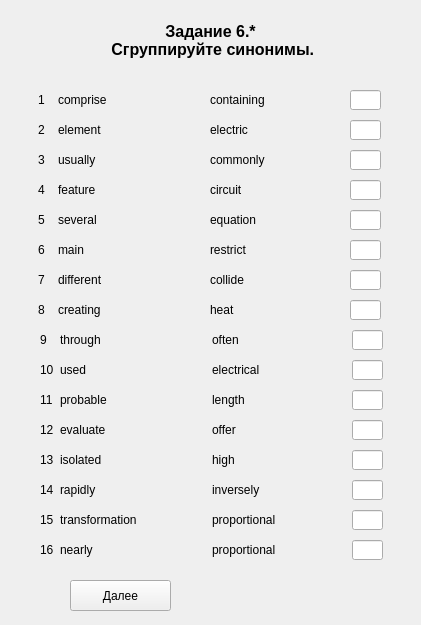
<?xml version="1.0" encoding="UTF-8"?>
<ui version="4.0">
 <class>Zadanie6_part1_var1</class>
 <widget class="QWidget" name="Zadanie6_part1_var1">
  <property name="geometry">
   <rect>
    <x>0</x>
    <y>0</y>
    <width>421</width>
    <height>625</height>
   </rect>
  </property>
  <property name="windowTitle">
   <string>Form</string>
  </property>
  <widget class="QLabel" name="label_title">
   <property name="geometry">
    <rect>
     <x>20</x>
     <y>20</y>
     <width>381</width>
     <height>41</height>
    </rect>
   </property>
   <property name="font">
    <font>
     <pointsize>12</pointsize>
     <weight>75</weight>
     <bold>true</bold>
     <strikeout>false</strikeout>
    </font>
   </property>
   <property name="cursor">
    <cursorShape>ArrowCursor</cursorShape>
   </property>
   <property name="text">
    <string>Задание 6.*
 Сгруппируйте синонимы.</string>
   </property>
   <property name="textFormat">
    <enum>Qt::AutoText</enum>
   </property>
   <property name="alignment">
    <set>Qt::AlignCenter</set>
   </property>
  </widget>
  <widget class="QLineEdit" name="lineEdit_answer_12">
   <property name="geometry">
    <rect>
     <x>352</x>
     <y>420</y>
     <width>31</width>
     <height>20</height>
    </rect>
   </property>
  </widget>
  <widget class="QLabel" name="label_number_11">
   <property name="geometry">
    <rect>
     <x>40</x>
     <y>390</y>
     <width>16</width>
     <height>20</height>
    </rect>
   </property>
   <property name="text">
    <string>11</string>
   </property>
  </widget>
  <widget class="QLabel" name="label_word_5">
   <property name="geometry">
    <rect>
     <x>58</x>
     <y>210</y>
     <width>81</width>
     <height>20</height>
    </rect>
   </property>
   <property name="text">
    <string>several</string>
   </property>
  </widget>
  <widget class="QLineEdit" name="lineEdit_answer_10">
   <property name="geometry">
    <rect>
     <x>352</x>
     <y>360</y>
     <width>31</width>
     <height>20</height>
    </rect>
   </property>
  </widget>
  <widget class="QLabel" name="label_number_8">
   <property name="geometry">
    <rect>
     <x>38</x>
     <y>300</y>
     <width>16</width>
     <height>20</height>
    </rect>
   </property>
   <property name="text">
    <string>8</string>
   </property>
  </widget>
  <widget class="QLineEdit" name="lineEdit_answer_3">
   <property name="geometry">
    <rect>
     <x>350</x>
     <y>150</y>
     <width>31</width>
     <height>20</height>
    </rect>
   </property>
  </widget>
  <widget class="QPushButton" name="pushButton_answer">
   <property name="geometry">
    <rect>
     <x>70</x>
     <y>580</y>
     <width>101</width>
     <height>31</height>
    </rect>
   </property>
   <property name="text">
    <string>Далее</string>
   </property>
  </widget>
  <widget class="QLabel" name="label_number_15">
   <property name="geometry">
    <rect>
     <x>40</x>
     <y>510</y>
     <width>16</width>
     <height>20</height>
    </rect>
   </property>
   <property name="text">
    <string>15</string>
   </property>
  </widget>
  <widget class="QLineEdit" name="lineEdit_answer_11">
   <property name="geometry">
    <rect>
     <x>352</x>
     <y>390</y>
     <width>31</width>
     <height>20</height>
    </rect>
   </property>
  </widget>
  <widget class="QLabel" name="label_number_10">
   <property name="geometry">
    <rect>
     <x>40</x>
     <y>360</y>
     <width>16</width>
     <height>20</height>
    </rect>
   </property>
   <property name="text">
    <string>10</string>
   </property>
  </widget>
  <widget class="QLabel" name="label_word_9">
   <property name="geometry">
    <rect>
     <x>60</x>
     <y>330</y>
     <width>81</width>
     <height>20</height>
    </rect>
   </property>
   <property name="text">
    <string>through</string>
   </property>
  </widget>
  <widget class="QLabel" name="label_number_1">
   <property name="geometry">
    <rect>
     <x>38</x>
     <y>90</y>
     <width>16</width>
     <height>20</height>
    </rect>
   </property>
   <property name="text">
    <string>1</string>
   </property>
  </widget>
  <widget class="QLineEdit" name="lineEdit_answer_6">
   <property name="geometry">
    <rect>
     <x>350</x>
     <y>240</y>
     <width>31</width>
     <height>20</height>
    </rect>
   </property>
  </widget>
  <widget class="QLabel" name="label_number_12">
   <property name="geometry">
    <rect>
     <x>40</x>
     <y>420</y>
     <width>16</width>
     <height>20</height>
    </rect>
   </property>
   <property name="text">
    <string>12</string>
   </property>
  </widget>
  <widget class="QLabel" name="label_word_14">
   <property name="geometry">
    <rect>
     <x>60</x>
     <y>480</y>
     <width>81</width>
     <height>20</height>
    </rect>
   </property>
   <property name="text">
    <string>rapidly</string>
   </property>
  </widget>
  <widget class="QLineEdit" name="lineEdit_answer_8">
   <property name="geometry">
    <rect>
     <x>350</x>
     <y>300</y>
     <width>31</width>
     <height>20</height>
    </rect>
   </property>
  </widget>
  <widget class="QLabel" name="label_number_14">
   <property name="geometry">
    <rect>
     <x>40</x>
     <y>480</y>
     <width>16</width>
     <height>20</height>
    </rect>
   </property>
   <property name="text">
    <string>14</string>
   </property>
  </widget>
  <widget class="QLabel" name="label_number_4">
   <property name="geometry">
    <rect>
     <x>38</x>
     <y>180</y>
     <width>16</width>
     <height>20</height>
    </rect>
   </property>
   <property name="text">
    <string>4</string>
   </property>
  </widget>
  <widget class="QLabel" name="label_word_3">
   <property name="geometry">
    <rect>
     <x>58</x>
     <y>150</y>
     <width>81</width>
     <height>20</height>
    </rect>
   </property>
   <property name="text">
    <string>usually</string>
   </property>
  </widget>
  <widget class="QLabel" name="label_word_4">
   <property name="geometry">
    <rect>
     <x>58</x>
     <y>180</y>
     <width>81</width>
     <height>20</height>
    </rect>
   </property>
   <property name="text">
    <string>feature</string>
   </property>
  </widget>
  <widget class="QLabel" name="label_word_13">
   <property name="geometry">
    <rect>
     <x>60</x>
     <y>450</y>
     <width>81</width>
     <height>20</height>
    </rect>
   </property>
   <property name="text">
    <string>isolated</string>
   </property>
  </widget>
  <widget class="QLineEdit" name="lineEdit_answer_9">
   <property name="geometry">
    <rect>
     <x>352</x>
     <y>330</y>
     <width>31</width>
     <height>20</height>
    </rect>
   </property>
  </widget>
  <widget class="QLabel" name="label_word_1">
   <property name="geometry">
    <rect>
     <x>58</x>
     <y>90</y>
     <width>81</width>
     <height>20</height>
    </rect>
   </property>
   <property name="text">
    <string>comprise</string>
   </property>
  </widget>
  <widget class="QLabel" name="label_number_9">
   <property name="geometry">
    <rect>
     <x>40</x>
     <y>330</y>
     <width>16</width>
     <height>20</height>
    </rect>
   </property>
   <property name="text">
    <string>9</string>
   </property>
  </widget>
  <widget class="QLabel" name="label_word_8">
   <property name="geometry">
    <rect>
     <x>58</x>
     <y>300</y>
     <width>81</width>
     <height>20</height>
    </rect>
   </property>
   <property name="text">
    <string>creating</string>
   </property>
  </widget>
  <widget class="QLabel" name="label_word_7">
   <property name="geometry">
    <rect>
     <x>58</x>
     <y>270</y>
     <width>81</width>
     <height>20</height>
    </rect>
   </property>
   <property name="text">
    <string>different</string>
   </property>
  </widget>
  <widget class="QLabel" name="label_word_10">
   <property name="geometry">
    <rect>
     <x>60</x>
     <y>360</y>
     <width>81</width>
     <height>20</height>
    </rect>
   </property>
   <property name="text">
    <string>used</string>
   </property>
  </widget>
  <widget class="QLabel" name="label_word_2">
   <property name="geometry">
    <rect>
     <x>58</x>
     <y>120</y>
     <width>81</width>
     <height>20</height>
    </rect>
   </property>
   <property name="text">
    <string>element</string>
   </property>
  </widget>
  <widget class="QLineEdit" name="lineEdit_answer_4">
   <property name="geometry">
    <rect>
     <x>350</x>
     <y>180</y>
     <width>31</width>
     <height>20</height>
    </rect>
   </property>
  </widget>
  <widget class="QLineEdit" name="lineEdit_answer_14">
   <property name="geometry">
    <rect>
     <x>352</x>
     <y>480</y>
     <width>31</width>
     <height>20</height>
    </rect>
   </property>
  </widget>
  <widget class="QLineEdit" name="lineEdit_answer_2">
   <property name="geometry">
    <rect>
     <x>350</x>
     <y>120</y>
     <width>31</width>
     <height>20</height>
    </rect>
   </property>
  </widget>
  <widget class="QLabel" name="label_word_15">
   <property name="geometry">
    <rect>
     <x>60</x>
     <y>510</y>
     <width>81</width>
     <height>20</height>
    </rect>
   </property>
   <property name="text">
    <string>transformation</string>
   </property>
  </widget>
  <widget class="QLabel" name="label_number_6">
   <property name="geometry">
    <rect>
     <x>38</x>
     <y>240</y>
     <width>16</width>
     <height>20</height>
    </rect>
   </property>
   <property name="text">
    <string>6</string>
   </property>
  </widget>
  <widget class="QLineEdit" name="lineEdit_answer_7">
   <property name="geometry">
    <rect>
     <x>350</x>
     <y>270</y>
     <width>31</width>
     <height>20</height>
    </rect>
   </property>
  </widget>
  <widget class="QLabel" name="label_number_7">
   <property name="geometry">
    <rect>
     <x>38</x>
     <y>270</y>
     <width>16</width>
     <height>20</height>
    </rect>
   </property>
   <property name="text">
    <string>7</string>
   </property>
  </widget>
  <widget class="QLabel" name="label_word_12">
   <property name="geometry">
    <rect>
     <x>60</x>
     <y>420</y>
     <width>81</width>
     <height>20</height>
    </rect>
   </property>
   <property name="text">
    <string>evaluate</string>
   </property>
  </widget>
  <widget class="QLabel" name="label_number_13">
   <property name="geometry">
    <rect>
     <x>40</x>
     <y>450</y>
     <width>16</width>
     <height>20</height>
    </rect>
   </property>
   <property name="text">
    <string>13</string>
   </property>
  </widget>
  <widget class="QLineEdit" name="lineEdit_answer_1">
   <property name="geometry">
    <rect>
     <x>350</x>
     <y>90</y>
     <width>31</width>
     <height>20</height>
    </rect>
   </property>
   <property name="text">
    <string/>
   </property>
  </widget>
  <widget class="QLineEdit" name="lineEdit_answer_13">
   <property name="geometry">
    <rect>
     <x>352</x>
     <y>450</y>
     <width>31</width>
     <height>20</height>
    </rect>
   </property>
  </widget>
  <widget class="QLineEdit" name="lineEdit_answer_15">
   <property name="geometry">
    <rect>
     <x>352</x>
     <y>510</y>
     <width>31</width>
     <height>20</height>
    </rect>
   </property>
  </widget>
  <widget class="QLabel" name="label_number_2">
   <property name="geometry">
    <rect>
     <x>38</x>
     <y>120</y>
     <width>16</width>
     <height>20</height>
    </rect>
   </property>
   <property name="text">
    <string>2</string>
   </property>
  </widget>
  <widget class="QLabel" name="label_number_5">
   <property name="geometry">
    <rect>
     <x>38</x>
     <y>210</y>
     <width>16</width>
     <height>20</height>
    </rect>
   </property>
   <property name="text">
    <string>5</string>
   </property>
  </widget>
  <widget class="QLabel" name="label_number_3">
   <property name="geometry">
    <rect>
     <x>38</x>
     <y>150</y>
     <width>16</width>
     <height>20</height>
    </rect>
   </property>
   <property name="text">
    <string>3</string>
   </property>
  </widget>
  <widget class="QLabel" name="label_word_6">
   <property name="geometry">
    <rect>
     <x>58</x>
     <y>240</y>
     <width>81</width>
     <height>20</height>
    </rect>
   </property>
   <property name="text">
    <string>main</string>
   </property>
  </widget>
  <widget class="QLabel" name="label_word_11">
   <property name="geometry">
    <rect>
     <x>60</x>
     <y>390</y>
     <width>81</width>
     <height>20</height>
    </rect>
   </property>
   <property name="text">
    <string>probable</string>
   </property>
  </widget>
  <widget class="QLineEdit" name="lineEdit_answer_5">
   <property name="geometry">
    <rect>
     <x>350</x>
     <y>210</y>
     <width>31</width>
     <height>20</height>
    </rect>
   </property>
  </widget>
  <widget class="QLabel" name="label_word_16">
   <property name="geometry">
    <rect>
     <x>212</x>
     <y>360</y>
     <width>81</width>
     <height>20</height>
    </rect>
   </property>
   <property name="text">
    <string>electrical</string>
   </property>
  </widget>
  <widget class="QLabel" name="label_word_17">
   <property name="geometry">
    <rect>
     <x>210</x>
     <y>180</y>
     <width>81</width>
     <height>20</height>
    </rect>
   </property>
   <property name="text">
    <string>circuit</string>
   </property>
  </widget>
  <widget class="QLabel" name="label_word_18">
   <property name="geometry">
    <rect>
     <x>212</x>
     <y>330</y>
     <width>81</width>
     <height>20</height>
    </rect>
   </property>
   <property name="text">
    <string>often</string>
   </property>
  </widget>
  <widget class="QLabel" name="label_word_19">
   <property name="geometry">
    <rect>
     <x>212</x>
     <y>510</y>
     <width>81</width>
     <height>20</height>
    </rect>
   </property>
   <property name="text">
    <string>proportional</string>
   </property>
  </widget>
  <widget class="QLabel" name="label_word_20">
   <property name="geometry">
    <rect>
     <x>210</x>
     <y>270</y>
     <width>81</width>
     <height>20</height>
    </rect>
   </property>
   <property name="text">
    <string>collide</string>
   </property>
  </widget>
  <widget class="QLabel" name="label_word_21">
   <property name="geometry">
    <rect>
     <x>210</x>
     <y>300</y>
     <width>81</width>
     <height>20</height>
    </rect>
   </property>
   <property name="text">
    <string>heat</string>
   </property>
  </widget>
  <widget class="QLabel" name="label_word_22">
   <property name="geometry">
    <rect>
     <x>212</x>
     <y>390</y>
     <width>81</width>
     <height>20</height>
    </rect>
   </property>
   <property name="text">
    <string>length</string>
   </property>
  </widget>
  <widget class="QLabel" name="label_word_23">
   <property name="geometry">
    <rect>
     <x>210</x>
     <y>150</y>
     <width>81</width>
     <height>20</height>
    </rect>
   </property>
   <property name="text">
    <string>commonly</string>
   </property>
  </widget>
  <widget class="QLabel" name="label_word_24">
   <property name="geometry">
    <rect>
     <x>210</x>
     <y>240</y>
     <width>81</width>
     <height>20</height>
    </rect>
   </property>
   <property name="text">
    <string>restrict</string>
   </property>
  </widget>
  <widget class="QLabel" name="label_word_25">
   <property name="geometry">
    <rect>
     <x>212</x>
     <y>480</y>
     <width>81</width>
     <height>20</height>
    </rect>
   </property>
   <property name="text">
    <string>inversely</string>
   </property>
  </widget>
  <widget class="QLabel" name="label_word_26">
   <property name="geometry">
    <rect>
     <x>210</x>
     <y>210</y>
     <width>81</width>
     <height>20</height>
    </rect>
   </property>
   <property name="text">
    <string>equation</string>
   </property>
  </widget>
  <widget class="QLabel" name="label_word_27">
   <property name="geometry">
    <rect>
     <x>212</x>
     <y>420</y>
     <width>81</width>
     <height>20</height>
    </rect>
   </property>
   <property name="text">
    <string>offer</string>
   </property>
  </widget>
  <widget class="QLabel" name="label_word_28">
   <property name="geometry">
    <rect>
     <x>212</x>
     <y>450</y>
     <width>81</width>
     <height>20</height>
    </rect>
   </property>
   <property name="text">
    <string>high</string>
   </property>
  </widget>
  <widget class="QLabel" name="label_word_29">
   <property name="geometry">
    <rect>
     <x>210</x>
     <y>90</y>
     <width>81</width>
     <height>20</height>
    </rect>
   </property>
   <property name="text">
    <string>containing</string>
   </property>
  </widget>
  <widget class="QLabel" name="label_word_30">
   <property name="geometry">
    <rect>
     <x>210</x>
     <y>120</y>
     <width>81</width>
     <height>20</height>
    </rect>
   </property>
   <property name="text">
    <string>electric</string>
   </property>
  </widget>
  <widget class="QLineEdit" name="lineEdit_answer_16">
   <property name="geometry">
    <rect>
     <x>352</x>
     <y>540</y>
     <width>31</width>
     <height>20</height>
    </rect>
   </property>
  </widget>
  <widget class="QLabel" name="label_number_16">
   <property name="geometry">
    <rect>
     <x>40</x>
     <y>540</y>
     <width>16</width>
     <height>20</height>
    </rect>
   </property>
   <property name="text">
    <string>16</string>
   </property>
  </widget>
  <widget class="QLabel" name="label_word_31">
   <property name="geometry">
    <rect>
     <x>60</x>
     <y>540</y>
     <width>81</width>
     <height>20</height>
    </rect>
   </property>
   <property name="text">
    <string>nearly</string>
   </property>
  </widget>
  <widget class="QLabel" name="label_word_32">
   <property name="geometry">
    <rect>
     <x>212</x>
     <y>540</y>
     <width>81</width>
     <height>20</height>
    </rect>
   </property>
   <property name="text">
    <string>proportional</string>
   </property>
  </widget>
  <widget class="QLabel" name="label_timer">
   <property name="geometry">
    <rect>
     <x>220</x>
     <y>580</y>
     <width>171</width>
     <height>31</height>
    </rect>
   </property>
   <property name="text">
    <string/>
   </property>
  </widget>
  <widget class="QLabel" name="label_img">
   <property name="geometry">
    <rect>
     <x>0</x>
     <y>0</y>
     <width>421</width>
     <height>631</height>
    </rect>
   </property>
   <property name="text">
    <string/>
   </property>
   <property name="pixmap">
    <pixmap>../../../img/for_test2.jpg</pixmap>
   </property>
  </widget>
  <zorder>label_img</zorder>
  <zorder>label_title</zorder>
  <zorder>lineEdit_answer_12</zorder>
  <zorder>label_number_11</zorder>
  <zorder>label_word_5</zorder>
  <zorder>lineEdit_answer_10</zorder>
  <zorder>label_number_8</zorder>
  <zorder>lineEdit_answer_3</zorder>
  <zorder>pushButton_answer</zorder>
  <zorder>label_number_15</zorder>
  <zorder>lineEdit_answer_11</zorder>
  <zorder>label_number_10</zorder>
  <zorder>label_word_9</zorder>
  <zorder>label_number_1</zorder>
  <zorder>lineEdit_answer_6</zorder>
  <zorder>label_number_12</zorder>
  <zorder>label_word_14</zorder>
  <zorder>lineEdit_answer_8</zorder>
  <zorder>label_number_14</zorder>
  <zorder>label_number_4</zorder>
  <zorder>label_word_3</zorder>
  <zorder>label_word_4</zorder>
  <zorder>label_word_13</zorder>
  <zorder>lineEdit_answer_9</zorder>
  <zorder>label_word_1</zorder>
  <zorder>label_number_9</zorder>
  <zorder>label_word_8</zorder>
  <zorder>label_word_7</zorder>
  <zorder>label_word_10</zorder>
  <zorder>label_word_2</zorder>
  <zorder>lineEdit_answer_4</zorder>
  <zorder>lineEdit_answer_14</zorder>
  <zorder>lineEdit_answer_2</zorder>
  <zorder>label_word_15</zorder>
  <zorder>label_number_6</zorder>
  <zorder>lineEdit_answer_7</zorder>
  <zorder>label_number_7</zorder>
  <zorder>label_word_12</zorder>
  <zorder>label_number_13</zorder>
  <zorder>lineEdit_answer_1</zorder>
  <zorder>lineEdit_answer_13</zorder>
  <zorder>lineEdit_answer_15</zorder>
  <zorder>label_number_2</zorder>
  <zorder>label_number_5</zorder>
  <zorder>label_number_3</zorder>
  <zorder>label_word_6</zorder>
  <zorder>label_word_11</zorder>
  <zorder>lineEdit_answer_5</zorder>
  <zorder>label_word_16</zorder>
  <zorder>label_word_17</zorder>
  <zorder>label_word_18</zorder>
  <zorder>label_word_19</zorder>
  <zorder>label_word_20</zorder>
  <zorder>label_word_21</zorder>
  <zorder>label_word_22</zorder>
  <zorder>label_word_23</zorder>
  <zorder>label_word_24</zorder>
  <zorder>label_word_25</zorder>
  <zorder>label_word_26</zorder>
  <zorder>label_word_27</zorder>
  <zorder>label_word_28</zorder>
  <zorder>label_word_29</zorder>
  <zorder>label_word_30</zorder>
  <zorder>lineEdit_answer_16</zorder>
  <zorder>label_number_16</zorder>
  <zorder>label_word_31</zorder>
  <zorder>label_word_32</zorder>
  <zorder>label_timer</zorder>
 </widget>
 <resources/>
 <connections/>
</ui>
